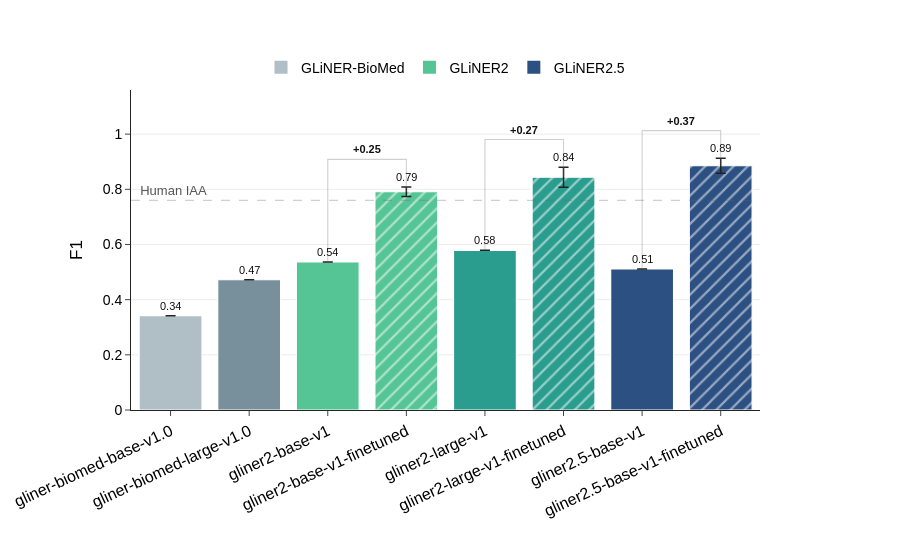
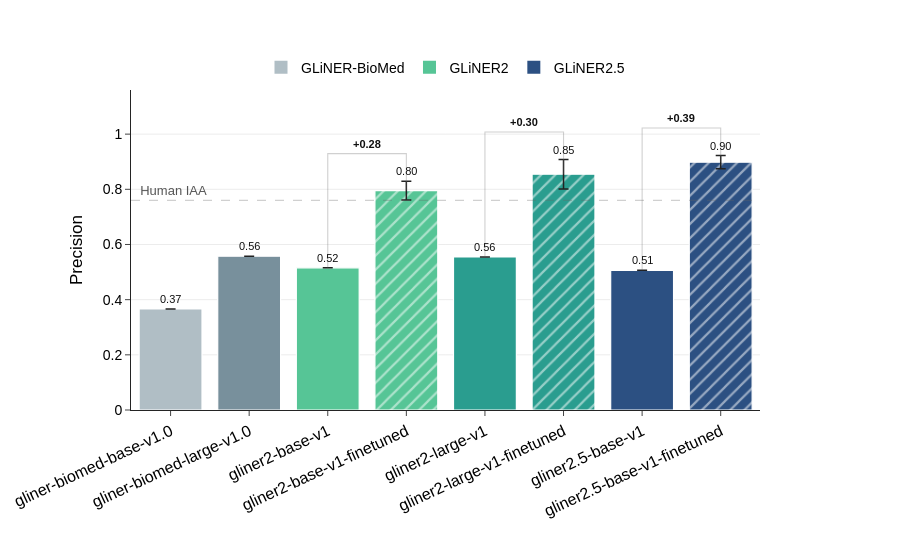
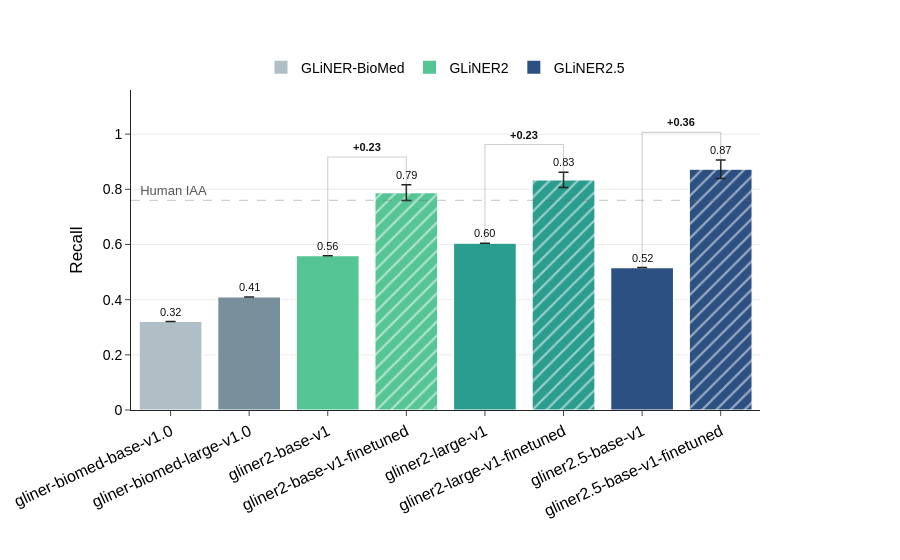

Notebook code cell kept with these figures, in order:
### Markdown cell above
### **Figure - Evaluation of Task-Specific Fine-Tuning Across GLiNER Model Variants.**

### Code cell
category = "OVERALL_MICRO"
for metric in ["f1_mean", "precision_mean", "recall_mean"]:
    benchmark_gliner_models = plot_benchmark_gliner_models(
        df=gliner_cv_summary_df,
        human_iaa=0.76,
        metric=metric,
        category=category,
    )
    save_figure_for_paper(
        benchmark_gliner_models,
        f"../figures/gliner/gliner_benchmark_{category}_{metric.split('_')[0]}.svg",
    )
    benchmark_gliner_models.show()

### Figure 1 — Plotly figure (JSON) as saved in the notebook; plotly's stock layout.template omitted (floating-point values rounded to 4 significant figures)
{"data": [{"error_y": {"array": [0], "color": "#222222", "thickness": 1.5, "type": "data", "visible": true, "width": 5}, "marker": {"color": "#b0bec5", "line": {"color": "white", "width": 1.2}, "pattern": {"fgcolor": "white", "shape": "", "solidity": 0.22}}, "name": "gliner-biomed-base-v1.0", "showlegend": false, "type": "bar", "x": ["gliner-biomed-base-v1.0"], "y": [0.342]}, {"error_y": {"array": [0], "color": "#222222", "thickness": 1.5, "type": "data", "visible": true, "width": 5}, "marker": {"color": "#78909c", "line": {"color": "white", "width": 1.2}, "pattern": {"fgcolor": "white", "shape": "", "solidity": 0.22}}, "name": "gliner-biomed-large-v1.0", "showlegend": false, "type": "bar", "x": ["gliner-biomed-large-v1.0"], "y": [0.4722]}, {"error_y": {"array": [0], "color": "#222222", "thickness": 1.5, "type": "data", "visible": true, "width": 5}, "marker": {"color": "#56c596", "line": {"color": "white", "width": 1.2}, "pattern": {"fgcolor": "white", "shape": "", "solidity": 0.22}}, "name": "gliner2-base-v1", "showlegend": false, "type": "bar", "x": ["gliner2-base-v1"], "y": [0.5365]}, {"error_y": {"array": [0.01732], "color": "#222222", "thickness": 1.5, "type": "data", "visible": true, "width": 5}, "marker": {"color": "#56c596", "line": {"color": "white", "width": 1.2}, "pattern": {"fgcolor": "white", "shape": "/", "solidity": 0.22}}, "name": "gliner2-base-v1-finetuned", "showlegend": false, "type": "bar", "x": ["gliner2-base-v1-finetuned"], "y": [0.7911]}, {"error_y": {"array": [0], "color": "#222222", "thickness": 1.5, "type": "data", "visible": true, "width": 5}, "marker": {"color": "#2a9d8f", "line": {"color": "white", "width": 1.2}, "pattern": {"fgcolor": "white", "shape": "", "solidity": 0.22}}, "name": "gliner2-large-v1", "showlegend": false, "type": "bar", "x": ["gliner2-large-v1"], "y": [0.5787]}, {"error_y": {"array": [0.03649], "color": "#222222", "thickness": 1.5, "type": "data", "visible": true, "width": 5}, "marker": {"color": "#2a9d8f", "line": {"color": "white", "width": 1.2}, "pattern": {"fgcolor": "white", "shape": "/", "solidity": 0.22}}, "name": "gliner2-large-v1-finetuned", "showlegend": false, "type": "bar", "x": ["gliner2-large-v1-finetuned"], "y": [0.8438]}, {"error_y": {"array": [0], "color": "#222222", "thickness": 1.5, "type": "data", "visible": true, "width": 5}, "marker": {"color": "#2c5082", "line": {"color": "white", "width": 1.2}, "pattern": {"fgcolor": "white", "shape": "", "solidity": 0.22}}, "name": "gliner2.5-base-v1", "showlegend": false, "type": "bar", "x": ["gliner2.5-base-v1"], "y": [0.5112]}, {"error_y": {"array": [0.02732], "color": "#222222", "thickness": 1.5, "type": "data", "visible": true, "width": 5}, "marker": {"color": "#2c5082", "line": {"color": "white", "width": 1.2}, "pattern": {"fgcolor": "white", "shape": "/", "solidity": 0.22}}, "name": "gliner2.5-base-v1-finetuned", "showlegend": false, "type": "bar", "x": ["gliner2.5-base-v1-finetuned"], "y": [0.8853]}, {"marker": {"color": "#b0bec5", "size": 13, "symbol": "square"}, "mode": "markers", "name": "GLiNER-BioMed", "showlegend": true, "type": "scatter", "x": ["gliner-biomed-base-v1.0"], "y": [null]}, {"marker": {"color": "#56c596", "size": 13, "symbol": "square"}, "mode": "markers", "name": "GLiNER2", "showlegend": true, "type": "scatter", "x": ["gliner-biomed-base-v1.0"], "y": [null]}, {"marker": {"color": "#2c5082", "size": 13, "symbol": "square"}, "mode": "markers", "name": "GLiNER2.5", "showlegend": true, "type": "scatter", "x": ["gliner-biomed-base-v1.0"], "y": [null]}], "layout": {"annotations": [{"font": {"color": "#111111", "size": 11}, "showarrow": false, "text": "0.34", "x": "gliner-biomed-base-v1.0", "y": 0.342, "yanchor": "bottom", "yshift": 2}, {"font": {"color": "#111111", "size": 11}, "showarrow": false, "text": "0.47", "x": "gliner-biomed-large-v1.0", "y": 0.4722, "yanchor": "bottom", "yshift": 2}, {"font": {"color": "#111111", "size": 11}, "showarrow": false, "text": "0.54", "x": "gliner2-base-v1", "y": 0.5365, "yanchor": "bottom", "yshift": 2}, {"font": {"color": "#111111", "size": 11}, "showarrow": false, "text": "0.79", "x": "gliner2-base-v1-finetuned", "y": 0.8084, "yanchor": "bottom", "yshift": 2}, {"font": {"color": "#111111", "size": 11}, "showarrow": false, "text": "0.58", "x": "gliner2-large-v1", "y": 0.5787, "yanchor": "bottom", "yshift": 2}, {"font": {"color": "#111111", "size": 11}, "showarrow": false, "text": "0.84", "x": "gliner2-large-v1-finetuned", "y": 0.8803, "yanchor": "bottom", "yshift": 2}, {"font": {"color": "#111111", "size": 11}, "showarrow": false, "text": "0.51", "x": "gliner2.5-base-v1", "y": 0.5112, "yanchor": "bottom", "yshift": 2}, {"font": {"color": "#111111", "size": 11}, "showarrow": false, "text": "0.89", "x": "gliner2.5-base-v1-finetuned", "y": 0.9127, "yanchor": "bottom", "yshift": 2}, {"align": "center", "font": {"color": "#111111", "size": 11}, "showarrow": false, "text": "<b>+0.25</b>", "x": 2.5, "y": 0.9084, "yanchor": "bottom", "yshift": 2}, {"align": "center", "font": {"color": "#111111", "size": 11}, "showarrow": false, "text": "<b>+0.27</b>", "x": 4.5, "y": 0.9803, "yanchor": "bottom", "yshift": 2}, {"align": "center", "font": {"color": "#111111", "size": 11}, "showarrow": false, "text": "<b>+0.37</b>", "x": 6.5, "y": 1.013, "yanchor": "bottom", "yshift": 2}, {"font": {"color": "#555555", "size": 13}, "showarrow": false, "text": "  Human IAA", "x": 0, "xanchor": "left", "xref": "x domain", "y": 0.76, "yanchor": "bottom", "yref": "y"}], "font": {"color": "black", "family": "Arial, Helvetica, sans-serif", "size": 16}, "hovermode": false, "legend": {"font": {"size": 14}, "orientation": "h", "x": 0.5, "xanchor": "center", "y": 1.02, "yanchor": "bottom"}, "margin": {"b": 150, "l": 80, "r": 140, "t": 90}, "paper_bgcolor": "white", "plot_bgcolor": "white", "shapes": [{"fillcolor": "rgba(0,0,0,0)", "line": {"color": "#666666", "width": 1.1}, "path": "M gliner2-base-v1,0.5365223012281836 L gliner2-base-v1,0.9084330116872411 L gliner2-base-v1-finetuned,0.9084330116872411 L gliner2-base-v1-finetuned,0.7911166850718543", "type": "path"}, {"fillcolor": "rgba(0,0,0,0)", "line": {"color": "#666666", "width": 1.1}, "path": "M gliner2-large-v1,0.5787096774193548 L gliner2-large-v1,0.9802961845607846 L gliner2-large-v1-finetuned,0.9802961845607846 L gliner2-large-v1-finetuned,0.8438100765227647", "type": "path"}, {"fillcolor": "rgba(0,0,0,0)", "line": {"color": "#666666", "width": 1.1}, "path": "M gliner2.5-base-v1,0.5111778445111778 L gliner2.5-base-v1,1.012657226145642 L gliner2.5-base-v1-finetuned,1.012657226145642 L gliner2.5-base-v1-finetuned,0.8853371822523076", "type": "path"}, {"line": {"color": "#666666", "dash": "dash", "width": 1.4}, "type": "line", "x0": 0, "x1": 1, "xref": "x domain", "y0": 0.76, "y1": 0.76, "yref": "y"}], "xaxis": {"showgrid": false, "tickangle": -25, "tickfont": {"size": 16}, "ticks": "outside", "type": "category"}, "yaxis": {"gridcolor": "rgba(0,0,0,0.08)", "range": [0, 1.16], "showgrid": true, "tickfont": {"size": 14}, "ticks": "outside", "title": {"font": {"size": 17}, "text": "F1"}, "zeroline": false}}}

### Figure 2 — Plotly figure (JSON) as saved in the notebook; plotly's stock layout.template omitted (floating-point values rounded to 4 significant figures)
{"data": [{"error_y": {"array": [0], "color": "#222222", "thickness": 1.5, "type": "data", "visible": true, "width": 5}, "marker": {"color": "#b0bec5", "line": {"color": "white", "width": 1.2}, "pattern": {"fgcolor": "white", "shape": "", "solidity": 0.22}}, "name": "gliner-biomed-base-v1.0", "showlegend": false, "type": "bar", "x": ["gliner-biomed-base-v1.0"], "y": [0.3662]}, {"error_y": {"array": [0], "color": "#222222", "thickness": 1.5, "type": "data", "visible": true, "width": 5}, "marker": {"color": "#78909c", "line": {"color": "white", "width": 1.2}, "pattern": {"fgcolor": "white", "shape": "", "solidity": 0.22}}, "name": "gliner-biomed-large-v1.0", "showlegend": false, "type": "bar", "x": ["gliner-biomed-large-v1.0"], "y": [0.5573]}, {"error_y": {"array": [0], "color": "#222222", "thickness": 1.5, "type": "data", "visible": true, "width": 5}, "marker": {"color": "#56c596", "line": {"color": "white", "width": 1.2}, "pattern": {"fgcolor": "white", "shape": "", "solidity": 0.22}}, "name": "gliner2-base-v1", "showlegend": false, "type": "bar", "x": ["gliner2-base-v1"], "y": [0.5155]}, {"error_y": {"array": [0.03393], "color": "#222222", "thickness": 1.5, "type": "data", "visible": true, "width": 5}, "marker": {"color": "#56c596", "line": {"color": "white", "width": 1.2}, "pattern": {"fgcolor": "white", "shape": "/", "solidity": 0.22}}, "name": "gliner2-base-v1-finetuned", "showlegend": false, "type": "bar", "x": ["gliner2-base-v1-finetuned"], "y": [0.7954]}, {"error_y": {"array": [0], "color": "#222222", "thickness": 1.5, "type": "data", "visible": true, "width": 5}, "marker": {"color": "#2a9d8f", "line": {"color": "white", "width": 1.2}, "pattern": {"fgcolor": "white", "shape": "", "solidity": 0.22}}, "name": "gliner2-large-v1", "showlegend": false, "type": "bar", "x": ["gliner2-large-v1"], "y": [0.5551]}, {"error_y": {"array": [0.05309], "color": "#222222", "thickness": 1.5, "type": "data", "visible": true, "width": 5}, "marker": {"color": "#2a9d8f", "line": {"color": "white", "width": 1.2}, "pattern": {"fgcolor": "white", "shape": "/", "solidity": 0.22}}, "name": "gliner2-large-v1-finetuned", "showlegend": false, "type": "bar", "x": ["gliner2-large-v1-finetuned"], "y": [0.8546]}, {"error_y": {"array": [0], "color": "#222222", "thickness": 1.5, "type": "data", "visible": true, "width": 5}, "marker": {"color": "#2c5082", "line": {"color": "white", "width": 1.2}, "pattern": {"fgcolor": "white", "shape": "", "solidity": 0.22}}, "name": "gliner2.5-base-v1", "showlegend": false, "type": "bar", "x": ["gliner2.5-base-v1"], "y": [0.5063]}, {"error_y": {"array": [0.02415], "color": "#222222", "thickness": 1.5, "type": "data", "visible": true, "width": 5}, "marker": {"color": "#2c5082", "line": {"color": "white", "width": 1.2}, "pattern": {"fgcolor": "white", "shape": "/", "solidity": 0.22}}, "name": "gliner2.5-base-v1-finetuned", "showlegend": false, "type": "bar", "x": ["gliner2.5-base-v1-finetuned"], "y": [0.8984]}, {"marker": {"color": "#b0bec5", "size": 13, "symbol": "square"}, "mode": "markers", "name": "GLiNER-BioMed", "showlegend": true, "type": "scatter", "x": ["gliner-biomed-base-v1.0"], "y": [null]}, {"marker": {"color": "#56c596", "size": 13, "symbol": "square"}, "mode": "markers", "name": "GLiNER2", "showlegend": true, "type": "scatter", "x": ["gliner-biomed-base-v1.0"], "y": [null]}, {"marker": {"color": "#2c5082", "size": 13, "symbol": "square"}, "mode": "markers", "name": "GLiNER2.5", "showlegend": true, "type": "scatter", "x": ["gliner-biomed-base-v1.0"], "y": [null]}], "layout": {"annotations": [{"font": {"color": "#111111", "size": 11}, "showarrow": false, "text": "0.37", "x": "gliner-biomed-base-v1.0", "y": 0.3662, "yanchor": "bottom", "yshift": 2}, {"font": {"color": "#111111", "size": 11}, "showarrow": false, "text": "0.56", "x": "gliner-biomed-large-v1.0", "y": 0.5573, "yanchor": "bottom", "yshift": 2}, {"font": {"color": "#111111", "size": 11}, "showarrow": false, "text": "0.52", "x": "gliner2-base-v1", "y": 0.5155, "yanchor": "bottom", "yshift": 2}, {"font": {"color": "#111111", "size": 11}, "showarrow": false, "text": "0.80", "x": "gliner2-base-v1-finetuned", "y": 0.8294, "yanchor": "bottom", "yshift": 2}, {"font": {"color": "#111111", "size": 11}, "showarrow": false, "text": "0.56", "x": "gliner2-large-v1", "y": 0.5551, "yanchor": "bottom", "yshift": 2}, {"font": {"color": "#111111", "size": 11}, "showarrow": false, "text": "0.85", "x": "gliner2-large-v1-finetuned", "y": 0.9077, "yanchor": "bottom", "yshift": 2}, {"font": {"color": "#111111", "size": 11}, "showarrow": false, "text": "0.51", "x": "gliner2.5-base-v1", "y": 0.5063, "yanchor": "bottom", "yshift": 2}, {"font": {"color": "#111111", "size": 11}, "showarrow": false, "text": "0.90", "x": "gliner2.5-base-v1-finetuned", "y": 0.9225, "yanchor": "bottom", "yshift": 2}, {"align": "center", "font": {"color": "#111111", "size": 11}, "showarrow": false, "text": "<b>+0.28</b>", "x": 2.5, "y": 0.9294, "yanchor": "bottom", "yshift": 2}, {"align": "center", "font": {"color": "#111111", "size": 11}, "showarrow": false, "text": "<b>+0.30</b>", "x": 4.5, "y": 1.008, "yanchor": "bottom", "yshift": 2}, {"align": "center", "font": {"color": "#111111", "size": 11}, "showarrow": false, "text": "<b>+0.39</b>", "x": 6.5, "y": 1.023, "yanchor": "bottom", "yshift": 2}, {"font": {"color": "#555555", "size": 13}, "showarrow": false, "text": "  Human IAA", "x": 0, "xanchor": "left", "xref": "x domain", "y": 0.76, "yanchor": "bottom", "yref": "y"}], "font": {"color": "black", "family": "Arial, Helvetica, sans-serif", "size": 16}, "hovermode": false, "legend": {"font": {"size": 14}, "orientation": "h", "x": 0.5, "xanchor": "center", "y": 1.02, "yanchor": "bottom"}, "margin": {"b": 150, "l": 80, "r": 140, "t": 90}, "paper_bgcolor": "white", "plot_bgcolor": "white", "shapes": [{"fillcolor": "rgba(0,0,0,0)", "line": {"color": "#666666", "width": 1.1}, "path": "M gliner2-base-v1,0.515527950310559 L gliner2-base-v1,0.9293773047441461 L gliner2-base-v1-finetuned,0.9293773047441461 L gliner2-base-v1-finetuned,0.7954464519221854", "type": "path"}, {"fillcolor": "rgba(0,0,0,0)", "line": {"color": "#666666", "width": 1.1}, "path": "M gliner2-large-v1,0.5550742574257426 L gliner2-large-v1,1.007735093608381 L gliner2-large-v1-finetuned,1.007735093608381 L gliner2-large-v1-finetuned,0.8546438336132752", "type": "path"}, {"fillcolor": "rgba(0,0,0,0)", "line": {"color": "#666666", "width": 1.1}, "path": "M gliner2.5-base-v1,0.5062789160608063 L gliner2.5-base-v1,1.0225181463181587 L gliner2.5-base-v1-finetuned,1.0225181463181587 L gliner2.5-base-v1-finetuned,0.898366272731203", "type": "path"}, {"line": {"color": "#666666", "dash": "dash", "width": 1.4}, "type": "line", "x0": 0, "x1": 1, "xref": "x domain", "y0": 0.76, "y1": 0.76, "yref": "y"}], "xaxis": {"showgrid": false, "tickangle": -25, "tickfont": {"size": 16}, "ticks": "outside", "type": "category"}, "yaxis": {"gridcolor": "rgba(0,0,0,0.08)", "range": [0, 1.16], "showgrid": true, "tickfont": {"size": 14}, "ticks": "outside", "title": {"font": {"size": 17}, "text": "Precision"}, "zeroline": false}}}

### Figure 3 — Plotly figure (JSON) as saved in the notebook; plotly's stock layout.template omitted (floating-point values rounded to 4 significant figures)
{"data": [{"error_y": {"array": [0], "color": "#222222", "thickness": 1.5, "type": "data", "visible": true, "width": 5}, "marker": {"color": "#b0bec5", "line": {"color": "white", "width": 1.2}, "pattern": {"fgcolor": "white", "shape": "", "solidity": 0.22}}, "name": "gliner-biomed-base-v1.0", "showlegend": false, "type": "bar", "x": ["gliner-biomed-base-v1.0"], "y": [0.3208]}, {"error_y": {"array": [0], "color": "#222222", "thickness": 1.5, "type": "data", "visible": true, "width": 5}, "marker": {"color": "#78909c", "line": {"color": "white", "width": 1.2}, "pattern": {"fgcolor": "white", "shape": "", "solidity": 0.22}}, "name": "gliner-biomed-large-v1.0", "showlegend": false, "type": "bar", "x": ["gliner-biomed-large-v1.0"], "y": [0.4097]}, {"error_y": {"array": [0], "color": "#222222", "thickness": 1.5, "type": "data", "visible": true, "width": 5}, "marker": {"color": "#56c596", "line": {"color": "white", "width": 1.2}, "pattern": {"fgcolor": "white", "shape": "", "solidity": 0.22}}, "name": "gliner2-base-v1", "showlegend": false, "type": "bar", "x": ["gliner2-base-v1"], "y": [0.5593]}, {"error_y": {"array": [0.02863], "color": "#222222", "thickness": 1.5, "type": "data", "visible": true, "width": 5}, "marker": {"color": "#56c596", "line": {"color": "white", "width": 1.2}, "pattern": {"fgcolor": "white", "shape": "/", "solidity": 0.22}}, "name": "gliner2-base-v1-finetuned", "showlegend": false, "type": "bar", "x": ["gliner2-base-v1-finetuned"], "y": [0.7882]}, {"error_y": {"array": [0], "color": "#222222", "thickness": 1.5, "type": "data", "visible": true, "width": 5}, "marker": {"color": "#2a9d8f", "line": {"color": "white", "width": 1.2}, "pattern": {"fgcolor": "white", "shape": "", "solidity": 0.22}}, "name": "gliner2-large-v1", "showlegend": false, "type": "bar", "x": ["gliner2-large-v1"], "y": [0.6044]}, {"error_y": {"array": [0.02801], "color": "#222222", "thickness": 1.5, "type": "data", "visible": true, "width": 5}, "marker": {"color": "#2a9d8f", "line": {"color": "white", "width": 1.2}, "pattern": {"fgcolor": "white", "shape": "/", "solidity": 0.22}}, "name": "gliner2-large-v1-finetuned", "showlegend": false, "type": "bar", "x": ["gliner2-large-v1-finetuned"], "y": [0.8342]}, {"error_y": {"array": [0], "color": "#222222", "thickness": 1.5, "type": "data", "visible": true, "width": 5}, "marker": {"color": "#2c5082", "line": {"color": "white", "width": 1.2}, "pattern": {"fgcolor": "white", "shape": "", "solidity": 0.22}}, "name": "gliner2.5-base-v1", "showlegend": false, "type": "bar", "x": ["gliner2.5-base-v1"], "y": [0.5162]}, {"error_y": {"array": [0.0335], "color": "#222222", "thickness": 1.5, "type": "data", "visible": true, "width": 5}, "marker": {"color": "#2c5082", "line": {"color": "white", "width": 1.2}, "pattern": {"fgcolor": "white", "shape": "/", "solidity": 0.22}}, "name": "gliner2.5-base-v1-finetuned", "showlegend": false, "type": "bar", "x": ["gliner2.5-base-v1-finetuned"], "y": [0.8729]}, {"marker": {"color": "#b0bec5", "size": 13, "symbol": "square"}, "mode": "markers", "name": "GLiNER-BioMed", "showlegend": true, "type": "scatter", "x": ["gliner-biomed-base-v1.0"], "y": [null]}, {"marker": {"color": "#56c596", "size": 13, "symbol": "square"}, "mode": "markers", "name": "GLiNER2", "showlegend": true, "type": "scatter", "x": ["gliner-biomed-base-v1.0"], "y": [null]}, {"marker": {"color": "#2c5082", "size": 13, "symbol": "square"}, "mode": "markers", "name": "GLiNER2.5", "showlegend": true, "type": "scatter", "x": ["gliner-biomed-base-v1.0"], "y": [null]}], "layout": {"annotations": [{"font": {"color": "#111111", "size": 11}, "showarrow": false, "text": "0.32", "x": "gliner-biomed-base-v1.0", "y": 0.3208, "yanchor": "bottom", "yshift": 2}, {"font": {"color": "#111111", "size": 11}, "showarrow": false, "text": "0.41", "x": "gliner-biomed-large-v1.0", "y": 0.4097, "yanchor": "bottom", "yshift": 2}, {"font": {"color": "#111111", "size": 11}, "showarrow": false, "text": "0.56", "x": "gliner2-base-v1", "y": 0.5593, "yanchor": "bottom", "yshift": 2}, {"font": {"color": "#111111", "size": 11}, "showarrow": false, "text": "0.79", "x": "gliner2-base-v1-finetuned", "y": 0.8169, "yanchor": "bottom", "yshift": 2}, {"font": {"color": "#111111", "size": 11}, "showarrow": false, "text": "0.60", "x": "gliner2-large-v1", "y": 0.6044, "yanchor": "bottom", "yshift": 2}, {"font": {"color": "#111111", "size": 11}, "showarrow": false, "text": "0.83", "x": "gliner2-large-v1-finetuned", "y": 0.8622, "yanchor": "bottom", "yshift": 2}, {"font": {"color": "#111111", "size": 11}, "showarrow": false, "text": "0.52", "x": "gliner2.5-base-v1", "y": 0.5162, "yanchor": "bottom", "yshift": 2}, {"font": {"color": "#111111", "size": 11}, "showarrow": false, "text": "0.87", "x": "gliner2.5-base-v1-finetuned", "y": 0.9064, "yanchor": "bottom", "yshift": 2}, {"align": "center", "font": {"color": "#111111", "size": 11}, "showarrow": false, "text": "<b>+0.23</b>", "x": 2.5, "y": 0.9169, "yanchor": "bottom", "yshift": 2}, {"align": "center", "font": {"color": "#111111", "size": 11}, "showarrow": false, "text": "<b>+0.23</b>", "x": 4.5, "y": 0.9622, "yanchor": "bottom", "yshift": 2}, {"align": "center", "font": {"color": "#111111", "size": 11}, "showarrow": false, "text": "<b>+0.36</b>", "x": 6.5, "y": 1.006, "yanchor": "bottom", "yshift": 2}, {"font": {"color": "#555555", "size": 13}, "showarrow": false, "text": "  Human IAA", "x": 0, "xanchor": "left", "xref": "x domain", "y": 0.76, "yanchor": "bottom", "yref": "y"}], "font": {"color": "black", "family": "Arial, Helvetica, sans-serif", "size": 16}, "hovermode": false, "legend": {"font": {"size": 14}, "orientation": "h", "x": 0.5, "xanchor": "center", "y": 1.02, "yanchor": "bottom"}, "margin": {"b": 150, "l": 80, "r": 140, "t": 90}, "paper_bgcolor": "white", "plot_bgcolor": "white", "shapes": [{"fillcolor": "rgba(0,0,0,0)", "line": {"color": "#666666", "width": 1.1}, "path": "M gliner2-base-v1,0.5592991913746631 L gliner2-base-v1,0.9168618523526243 L gliner2-base-v1-finetuned,0.9168618523526243 L gliner2-base-v1-finetuned,0.7882328639778418", "type": "path"}, {"fillcolor": "rgba(0,0,0,0)", "line": {"color": "#666666", "width": 1.1}, "path": "M gliner2-large-v1,0.6044474393530997 L gliner2-large-v1,0.9621716400426258 L gliner2-large-v1-finetuned,0.9621716400426258 L gliner2-large-v1-finetuned,0.8341575750008625", "type": "path"}, {"fillcolor": "rgba(0,0,0,0)", "line": {"color": "#666666", "width": 1.1}, "path": "M gliner2.5-base-v1,0.5161725067385444 L gliner2.5-base-v1,1.0063904182476713 L gliner2.5-base-v1-finetuned,1.0063904182476713 L gliner2.5-base-v1-finetuned,0.8728859470048039", "type": "path"}, {"line": {"color": "#666666", "dash": "dash", "width": 1.4}, "type": "line", "x0": 0, "x1": 1, "xref": "x domain", "y0": 0.76, "y1": 0.76, "yref": "y"}], "xaxis": {"showgrid": false, "tickangle": -25, "tickfont": {"size": 16}, "ticks": "outside", "type": "category"}, "yaxis": {"gridcolor": "rgba(0,0,0,0.08)", "range": [0, 1.16], "showgrid": true, "tickfont": {"size": 14}, "ticks": "outside", "title": {"font": {"size": 17}, "text": "Recall"}, "zeroline": false}}}
